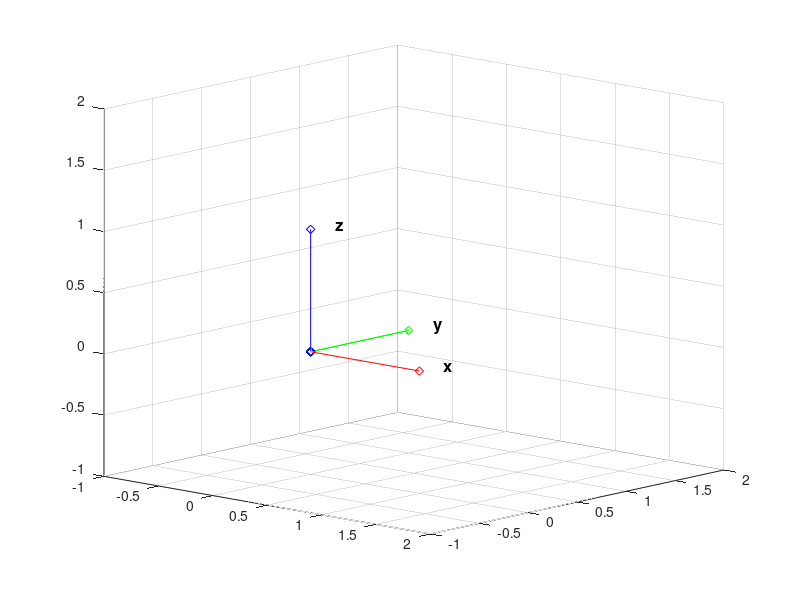

The MATLAB script that drew this image:
clc;clear
figure(1)
hold on
plot3( [0  0  0; 0  0  0; 0  0  1], [0  0  0; 0  0  0; 0  0  0], [0  0  0; 0  0  0; 0  0  0], 'd-r')
text(1, 0.2, 0, '\bf x', 'FontSize', 12)
plot3( [0  0  0; 0  0  0; 0  0  0], [0  0  0; 0  1  0; 0  0  0], [0  0  0; 0  0  0; 0  0  0], 'd-g')
text(0, 1.2, 0, '\bf y', 'FontSize', 12)
plot3( [0  0  0; 0  0  0; 0  0  0], [0  0  0; 0  0  0; 0  0  0], [1  0  0; 0  0  0; 0  0  0], 'd-b')
text(0, 0.2, 1, '\bf z', 'FontSize', 12)
grid on
axis([-1 2    -1 2    -1 2])
view([42 13.2]);
% axis equal